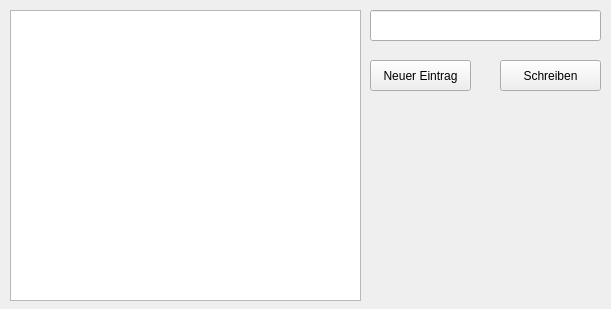
<?xml version="1.0" encoding="UTF-8"?>
<ui version="4.0">
 <class>MainWindow</class>
 <widget class="QMainWindow" name="MainWindow">
  <property name="geometry">
   <rect>
    <x>0</x>
    <y>0</y>
    <width>611</width>
    <height>309</height>
   </rect>
  </property>
  <property name="windowTitle">
   <string>XML Demo Aufgabe 3</string>
  </property>
  <widget class="QWidget" name="centralWidget">
   <widget class="QPushButton" name="buttonSchreiben">
    <property name="geometry">
     <rect>
      <x>500</x>
      <y>60</y>
      <width>101</width>
      <height>31</height>
     </rect>
    </property>
    <property name="text">
     <string>Schreiben</string>
    </property>
   </widget>
   <widget class="QLineEdit" name="lineEdit">
    <property name="geometry">
     <rect>
      <x>370</x>
      <y>10</y>
      <width>231</width>
      <height>31</height>
     </rect>
    </property>
   </widget>
   <widget class="QListWidget" name="listWidget">
    <property name="geometry">
     <rect>
      <x>10</x>
      <y>10</y>
      <width>351</width>
      <height>291</height>
     </rect>
    </property>
   </widget>
   <widget class="QPushButton" name="pushButtonList">
    <property name="geometry">
     <rect>
      <x>370</x>
      <y>60</y>
      <width>101</width>
      <height>31</height>
     </rect>
    </property>
    <property name="text">
     <string>Neuer Eintrag</string>
    </property>
   </widget>
  </widget>
 </widget>
 <layoutdefault spacing="6" margin="11"/>
 <resources/>
 <connections/>
</ui>
